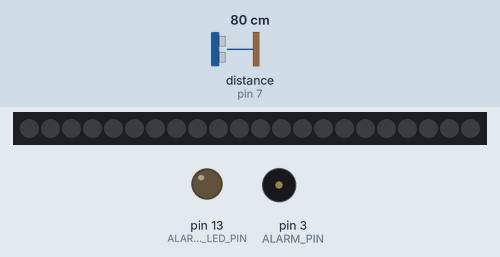
Bench run of a sketch on a simulated Arduino Uno, built with avr-gcc and run on an emulated ATmega328P. Parts: 22 RGB LEDs in strip order, left to right, output pins drawn as LEDs (lit = HIGH), buzzer (waves = sounding). Inputs (shaded band) come from the test bench; at power-on: distance to the obstacle (sensor on pin 7) 80 cm. The echo pulse lasts 58.3 µs per cm.

Above: at 6.2 s.
6.3 s: distance to the obstacle (sensor on pin 7) set to 11 cm
7.8 s: distance to the obstacle (sensor on pin 7) set to 8 cm
At 7.82 s:
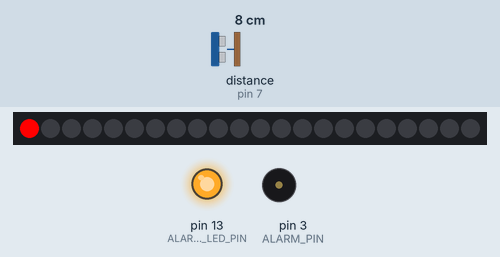
At 8.89 s:
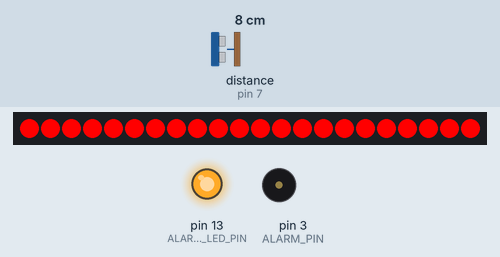
Timing chart, 0 to 12.7 s (numbered marks = the images above; inputs shaded):
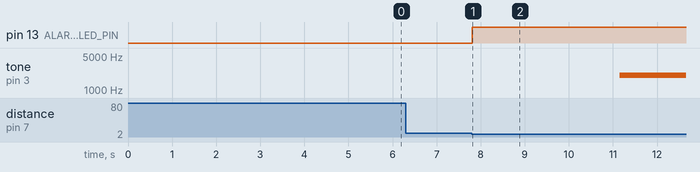

The sketch:

ArduinoOnRampAlarmCHS.ino
```cpp
/*
 * From ArduinoOnRampRed2.ino originally by Maureen Haley
 * This version times out the alarm and re-arms after 10 seconds.
 */
// #define DEBUG_CHS
// Define this macro if you have a range potentiometer on pin 4
// Hook the ends of the pot up to +5V and ground, and the dial or slider to pin A4.
// #define RANGE_POT

#include <NewPing.h>
#include <NewTone.h>
// include SPI, MP3, Servo and SD libraries
#include <SPI.h>             // We will use the hardware SPI pins: CLK (13), MISO (12), MOSI (11)
// #include "Adafruit_VS1053.h"
#include <SD.h>
#include <Adafruit_NeoPixel.h>
#ifdef __AVR__
  #include <avr/power.h>

#endif

// Select which PWM-capable pins are to be used.
#define NEOPIXEL_PIN 8  // Control pin for neopixel strip
#define TRIGGER_PIN  6  // Arduino pin tied to trigger pin on the ultrasonic sensor.
#define ECHO_PIN     7  // Arduino pin tied to echo pin on the ultrasonic sensor.
#define ALARM_PIN 3     // Pin tied to piezo alarm
#define ALARM_POPPED_LED_PIN 13  // Pin 13 has an on-board LED on newer Arduino boards. We will
// light it if the alarm went off and the Arduino was not reset. You could hang a big phatt red LED
// off pin 13 and bring it to the outside of the box if you wanted to.

#ifdef RANGE_POT
#define RANGE_POT_PIN 4  // Pin for range potentiometer
#endif

// Maximum reading from range pot pin
// For a 10K slider pot, this is what I found experimentally.  YMMV.
#define RANGE_POT_MAX 670


int Pixels = 22;  // Number of pixels on LED strip -- int for calculations later

// Parameter 1 = number of pixels in strip
// Parameter 2 = Arduino pin number (most are valid)
// Parameter 3 = pixel type flags, add together as needed:
//   NEO_KHZ800  800 KHz bitstream (most NeoPixel products w/WS2812 LEDs)
//   NEO_KHZ400  400 KHz (classic 'v1' (not v2) FLORA pixels, WS2811 drivers)
//   NEO_GRB     Pixels are wired for GRB bitstream (most NeoPixel products)
//   NEO_RGB     Pixels are wired for RGB bitstream (v1 FLORA pixels, not v2)

Adafruit_NeoPixel strip = Adafruit_NeoPixel(Pixels, NEOPIXEL_PIN, NEO_GRB + NEO_KHZ800);

// Maximum distance we want to ping for (in centimeters).
#define MAX_DISTANCE 200

// Rough time before alarm goes silent and re-arms.
// The alarm takes about 7 seconds between time checks, so times less than 7 seconds here
// are sub-optimal.
#define ALARM_REARM_TIME 25L

NewPing sonar(TRIGGER_PIN, ECHO_PIN, MAX_DISTANCE); // NewPing setup of pins and maximum distance.
boolean triggered = false;


float sinVal;
int toneVal;
long MillisAtTriggered=-1;


// Setup -- run once
void setup(){

   strip.begin();
   strip.show(); //Initialize strip to all off

   pinMode(ALARM_POPPED_LED_PIN,OUTPUT);
   digitalWrite(ALARM_POPPED_LED_PIN,LOW);
   pinMode(ALARM_PIN, OUTPUT);
#ifdef RANGE_POT
   pinMode(RANGE_POT_PIN,INPUT);
#endif
  delay(5000);
Serial.begin(9600); // Open serial monitor at 115200 baud to see ping results.


}

 // Loop -- run always.
void loop()
{

    long secsSinceTriggered;
#ifdef RANGE_POT
    int potValue;
#endif
    int range;

    if(triggered == true) {
      digitalWrite(ALARM_POPPED_LED_PIN,HIGH);
      secsSinceTriggered=(millis() - MillisAtTriggered) / 1000;
#ifdef DEBUG_CHS
      Serial.print("secsSinceTriggered: ");
      Serial.print(secsSinceTriggered);
      Serial.print(" millisAtTriggered: ");
      Serial.println(MillisAtTriggered);
#endif
      if(secsSinceTriggered >= ALARM_REARM_TIME) {
         triggered = false;
	 alert_off();
      }
      else
         alert();
    }
    else {
      delay(50);// Wait 50ms between pings (about 20 pings/sec). 29ms should be the shortest delay between pings.
      unsigned int uS = sonar.ping(); // Send ping, get ping time in microseconds (uS).
      unsigned int distance = uS / US_ROUNDTRIP_CM;
#ifdef RANGE_POT
      potValue=analogRead(RANGE_POT_PIN);
      range=map(potValue,0,RANGE_POT_MAX,1,MAX_DISTANCE);
#else
      range=10;
#endif


#ifdef DEBUG_CHS
      Serial.print("Distance: " );
      Serial.print(distance);
#ifdef RANGE_POT
      Serial.print(" potValue: ");
      Serial.print(potValue);
#endif
      Serial.print(" range: ");
      Serial.println(range);
#endif

      if( (distance) && (distance < range)) {
         triggered = true;
	 MillisAtTriggered=millis();
      }
   }
}

void alert_off() {
   colorWipe(strip.Color(0,0,0),50); // Turn strip off
   noNewTone(ALARM_PIN);
}

void alert(){
   colorWipe(strip.Color(255, 0, 0), 50); //red

   colorWipe(strip.Color(0, 0, 0), 50); //off
   colorWipeBack(strip.Color(255, 0, 0), 50); //redBack
   play_alarm();
   colorWipeBack(strip.Color(0,0,0), 50);// offBack
   colorWipe(strip.Color(0,0,255),50);  // Blue
   colorWipeBack(strip.Color(0,0,0),50); //off
   colorWipeBack(strip.Color(0,0,255),50); // blueBack

 }

void play_alarm(void) {
  for (int x=0; x<180; x++) {
    // convert degrees to radians then obtain sin value
    sinVal = (sin(x*(3.1412/180)));
    // generate a frequency from the sin value
    toneVal = 2000+(int(sinVal*1000));
    NewTone(ALARM_PIN, toneVal);
  }

}
// Fill the dots one after the other with a color
void colorWipe(uint32_t c, uint8_t wait) {
  for(uint16_t i=0; i<strip.numPixels(); i++) {
    strip.setPixelColor(i, c);
    strip.show();
    delay(wait);
  }
}

// Fill the dots one after the other with a color
void colorWipeBack(uint32_t c, uint8_t wait) {
  for(uint16_t i=(Pixels - 1); i>0; i--) {
    strip.setPixelColor(i, c);
    strip.show();
    delay(wait);
  }
}
```

Measured:
- the behaviour switches between 10 and 9 cm on distance to the obstacle (sensor on pin 7) (found by bisection; images 0 and 1)
- after the input at 6.3 s, every drawn part: stays the same
- after the input at 7.8 s, pin 13 (ALARM_POPPED_LED_PIN): LOW → HIGH at once; tone on pin 3 (ALARM_PIN): silent → 2017 Hz after 3.4 s; the LEDs: change at once (image 1)
